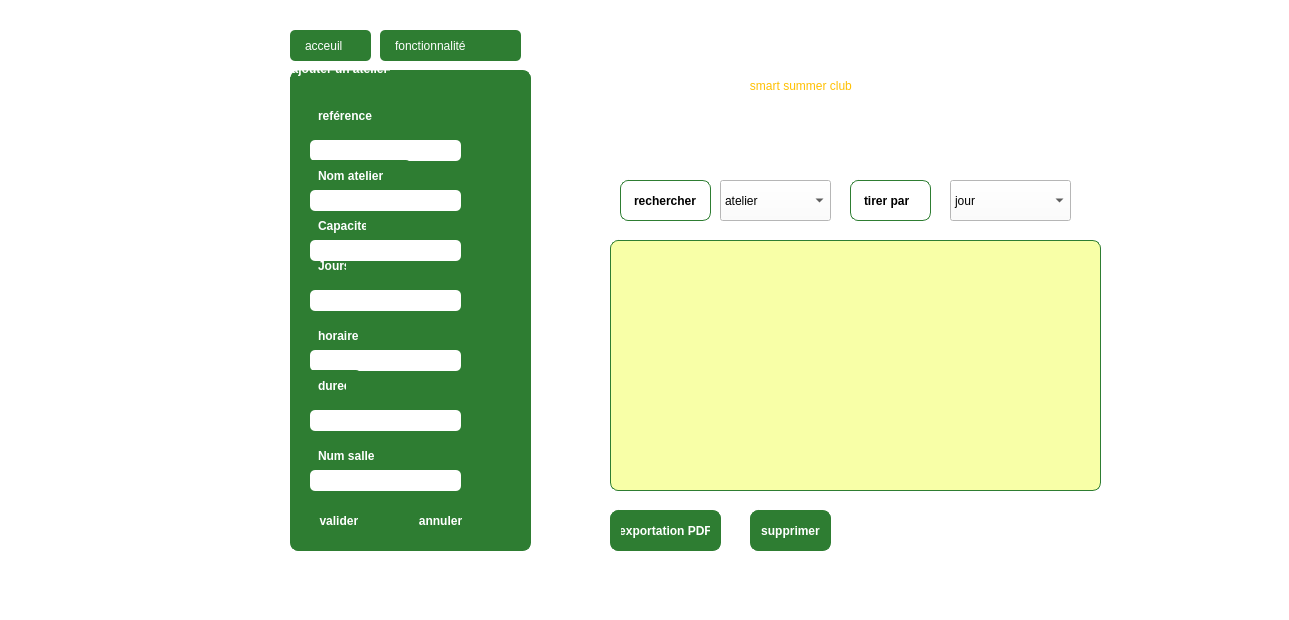
<?xml version="1.0" encoding="UTF-8"?>
<ui version="4.0">
 <class>MainWindow</class>
 <widget class="QMainWindow" name="MainWindow">
  <property name="geometry">
   <rect>
    <x>0</x>
    <y>0</y>
    <width>1289</width>
    <height>620</height>
   </rect>
  </property>
  <property name="windowTitle">
   <string>MainWindow</string>
  </property>
  <property name="styleSheet">
   <string notr="true">background-color: rgb(255, 255, 255);</string>
  </property>
  <widget class="QWidget" name="centralwidget">
   <widget class="QGroupBox" name="groupBox_5">
    <property name="geometry">
     <rect>
      <x>290</x>
      <y>60</y>
      <width>241</width>
      <height>491</height>
     </rect>
    </property>
    <property name="styleSheet">
     <string notr="true">  background-color: #2E7D32;   
font: 12pt &quot;Segoe UI&quot;;
    color: white;                
    border: 1px solid #2e7d32;   
    border-radius: 8px;
    margin-top: 10px;
    padding: 10px;
    font-weight: bold;</string>
    </property>
    <property name="title">
     <string>ajouter un atelier</string>
    </property>
    <widget class="QLineEdit" name="lineEdit_22">
     <property name="geometry">
      <rect>
       <x>20</x>
       <y>70</y>
       <width>151</width>
       <height>31</height>
      </rect>
     </property>
     <property name="styleSheet">
      <string notr="true">   
background-color: rgb(255, 255, 255);
font: 7pt &quot;Segoe UI&quot;;
    color: white;                
    border: none;               
    border-radius: 5px;         
    padding: 8px 15px;          
    text-align: left; </string>
     </property>
    </widget>
    <widget class="QLabel" name="label_26">
     <property name="geometry">
      <rect>
       <x>10</x>
       <y>30</y>
       <width>91</width>
       <height>41</height>
      </rect>
     </property>
     <property name="styleSheet">
      <string notr="true"> background-color: #2E7D32;   
font: 600 7pt &quot;Segoe UI&quot;;
font: 7pt &quot;Segoe UI&quot;;

    color: white;                
    border: none;               
    border-radius: 5px;         
    padding: 8px 15px;          
    text-align: left; </string>
     </property>
     <property name="text">
      <string>reférence</string>
     </property>
    </widget>
    <widget class="QLabel" name="label_27">
     <property name="geometry">
      <rect>
       <x>10</x>
       <y>90</y>
       <width>111</width>
       <height>41</height>
      </rect>
     </property>
     <property name="styleSheet">
      <string notr="true"> background-color: #2E7D32;   
font: 7pt &quot;Segoe UI&quot;;
    color: white;                
    border: none;               
    border-radius: 5px;         
    padding: 8px 15px;          
    text-align: left; </string>
     </property>
     <property name="text">
      <string>Nom atelier</string>
     </property>
    </widget>
    <widget class="QLabel" name="label_28">
     <property name="geometry">
      <rect>
       <x>10</x>
       <y>140</y>
       <width>81</width>
       <height>41</height>
      </rect>
     </property>
     <property name="styleSheet">
      <string notr="true"> background-color: #2E7D32;   
font: 7pt &quot;Segoe UI&quot;;
    color: white;                
    border: none;               
    border-radius: 5px;         
    padding: 8px 15px;          
    text-align: left; </string>
     </property>
     <property name="text">
      <string>Capacite </string>
     </property>
    </widget>
    <widget class="QLineEdit" name="lineEdit_23">
     <property name="geometry">
      <rect>
       <x>20</x>
       <y>120</y>
       <width>151</width>
       <height>31</height>
      </rect>
     </property>
     <property name="styleSheet">
      <string notr="true"> 
background-color: rgb(255, 255, 255);
font: 7pt &quot;Segoe UI&quot;;
    color: white;                
    border: none;               
    border-radius: 5px;         
    padding: 8px 15px;          
    text-align: left; </string>
     </property>
    </widget>
    <widget class="QLabel" name="label_29">
     <property name="geometry">
      <rect>
       <x>30</x>
       <y>230</y>
       <width>63</width>
       <height>20</height>
      </rect>
     </property>
     <property name="text">
      <string/>
     </property>
    </widget>
    <widget class="QLabel" name="label_30">
     <property name="geometry">
      <rect>
       <x>10</x>
       <y>180</y>
       <width>61</width>
       <height>41</height>
      </rect>
     </property>
     <property name="styleSheet">
      <string notr="true"> background-color: #2E7D32;   
font: 7pt &quot;Segoe UI&quot;;
    color: white;                
    border: none;               
    border-radius: 5px;         
    padding: 8px 15px;          
    text-align: left; </string>
     </property>
     <property name="text">
      <string>Jours</string>
     </property>
    </widget>
    <widget class="QLineEdit" name="lineEdit_24">
     <property name="geometry">
      <rect>
       <x>20</x>
       <y>170</y>
       <width>151</width>
       <height>31</height>
      </rect>
     </property>
     <property name="styleSheet">
      <string notr="true"> 
background-color: rgb(255, 255, 255);
font: 7pt &quot;Segoe UI&quot;;
    color: white;                
    border: none;               
    border-radius: 5px;         
    padding: 8px 15px;          
    text-align: left; </string>
     </property>
    </widget>
    <widget class="QLabel" name="label_31">
     <property name="geometry">
      <rect>
       <x>10</x>
       <y>250</y>
       <width>81</width>
       <height>41</height>
      </rect>
     </property>
     <property name="styleSheet">
      <string notr="true"> background-color: #2E7D32;   
font: 7pt &quot;Segoe UI&quot;;
    color: white;                
    border: none;               
    border-radius: 5px;         
    padding: 8px 15px;          
    text-align: left; </string>
     </property>
     <property name="text">
      <string>horaire</string>
     </property>
    </widget>
    <widget class="QLineEdit" name="lineEdit_25">
     <property name="geometry">
      <rect>
       <x>20</x>
       <y>220</y>
       <width>151</width>
       <height>31</height>
      </rect>
     </property>
     <property name="styleSheet">
      <string notr="true"> 
background-color: rgb(255, 255, 255);
font: 7pt &quot;Segoe UI&quot;;
    color: white;                
    border: none;               
    border-radius: 5px;         
    padding: 8px 15px;          
    text-align: left; </string>
     </property>
    </widget>
    <widget class="QLineEdit" name="lineEdit_26">
     <property name="geometry">
      <rect>
       <x>20</x>
       <y>280</y>
       <width>151</width>
       <height>31</height>
      </rect>
     </property>
     <property name="styleSheet">
      <string notr="true"> 
background-color: rgb(255, 255, 255);
font: 7pt &quot;Segoe UI&quot;;
    color: white;                
    border: none;               
    border-radius: 5px;         
    padding: 8px 15px;          
    text-align: left; </string>
     </property>
    </widget>
    <widget class="QLineEdit" name="lineEdit_27">
     <property name="geometry">
      <rect>
       <x>20</x>
       <y>340</y>
       <width>151</width>
       <height>31</height>
      </rect>
     </property>
     <property name="styleSheet">
      <string notr="true"> 
background-color: rgb(255, 255, 255);
font: 7pt &quot;Segoe UI&quot;;
    color: white;                
    border: none;               
    border-radius: 5px;         
    padding: 8px 15px;          
    text-align: left; </string>
     </property>
    </widget>
    <widget class="QLabel" name="label_32">
     <property name="geometry">
      <rect>
       <x>10</x>
       <y>300</y>
       <width>61</width>
       <height>41</height>
      </rect>
     </property>
     <property name="styleSheet">
      <string notr="true"> background-color: #2E7D32;   
font: 7pt &quot;Segoe UI&quot;;
    color: white;                
    border: none;               
    border-radius: 5px;         
    padding: 8px 15px;          
    text-align: left; </string>
     </property>
     <property name="text">
      <string>duree</string>
     </property>
    </widget>
    <widget class="QLabel" name="label_33">
     <property name="geometry">
      <rect>
       <x>10</x>
       <y>370</y>
       <width>91</width>
       <height>41</height>
      </rect>
     </property>
     <property name="styleSheet">
      <string notr="true"> background-color: #2E7D32;   
font: 7pt &quot;Segoe UI&quot;;
    color: white;                
    border: none;               
    border-radius: 5px;         
    padding: 8px 15px;          
    text-align: left; </string>
     </property>
     <property name="text">
      <string>Num salle</string>
     </property>
    </widget>
    <widget class="QLineEdit" name="lineEdit_28">
     <property name="geometry">
      <rect>
       <x>20</x>
       <y>400</y>
       <width>151</width>
       <height>31</height>
      </rect>
     </property>
     <property name="styleSheet">
      <string notr="true"> 
background-color: rgb(255, 255, 255);
font: 7pt &quot;Segoe UI&quot;;
    color: white;                
    border: none;               
    border-radius: 5px;         
    padding: 8px 15px;          
    text-align: left; </string>
     </property>
    </widget>
    <widget class="QPushButton" name="pushButton_7">
     <property name="geometry">
      <rect>
       <x>10</x>
       <y>430</y>
       <width>81</width>
       <height>51</height>
      </rect>
     </property>
     <property name="styleSheet">
      <string notr="true"> background-color: #2E7D32;   
font: 7pt &quot;Segoe UI&quot;;
    color: white;                
    border: 1px solid #2e7d32;   
    border-radius: 8px;
    margin-top: 10px;
    padding: 10px;
    font-weight: bold;</string>
     </property>
     <property name="text">
      <string>valider </string>
     </property>
    </widget>
    <widget class="QPushButton" name="pushButton_8">
     <property name="geometry">
      <rect>
       <x>110</x>
       <y>430</y>
       <width>81</width>
       <height>51</height>
      </rect>
     </property>
     <property name="styleSheet">
      <string notr="true"> background-color: #2E7D32;   
font: 7pt &quot;Segoe UI&quot;;
    color: white;                
    border: 1px solid #2e7d32;   
    border-radius: 8px;
    margin-top: 10px;
    padding: 10px;
    font-weight: bold;
</string>
     </property>
     <property name="text">
      <string>annuler</string>
     </property>
    </widget>
   </widget>
   <widget class="QPushButton" name="pushButton_9">
    <property name="geometry">
     <rect>
      <x>290</x>
      <y>30</y>
      <width>81</width>
      <height>31</height>
     </rect>
    </property>
    <property name="styleSheet">
     <string notr="true"> background-color: #2E7D32;   
font: 600 11pt &quot;Segoe UI&quot;;
font: 10pt &quot;Segoe UI&quot;;
    color: white;                
    border: none;               
    border-radius: 5px;         
    padding: 8px 15px;          
    text-align: left; </string>
    </property>
    <property name="text">
     <string>acceuil</string>
    </property>
   </widget>
   <widget class="QPushButton" name="pushButton_10">
    <property name="geometry">
     <rect>
      <x>380</x>
      <y>30</y>
      <width>141</width>
      <height>31</height>
     </rect>
    </property>
    <property name="styleSheet">
     <string notr="true"> background-color: #2E7D32;   
font: 600 11pt &quot;Segoe UI&quot;;
font: 10pt &quot;Segoe UI&quot;;
    color: white;                
    border: none;               
    border-radius: 5px;         
    padding: 8px 15px;          
    text-align: left; </string>
    </property>
    <property name="text">
     <string>fonctionnalité</string>
    </property>
   </widget>
   <widget class="QWidget" name="widget" native="true">
    <property name="geometry">
     <rect>
      <x>610</x>
      <y>230</y>
      <width>491</width>
      <height>261</height>
     </rect>
    </property>
    <property name="styleSheet">
     <string notr="true">background-color: rgb(248, 255, 167);
  
font: 12pt &quot;Segoe UI&quot;;
    color: white;                
    border: 1px solid #2e7d32;   
    border-radius: 8px;
    margin-top: 10px;
    padding: 10px;
    font-weight: bold;</string>
    </property>
   </widget>
   <widget class="QLabel" name="label">
    <property name="geometry">
     <rect>
      <x>620</x>
      <y>170</y>
      <width>91</width>
      <height>51</height>
     </rect>
    </property>
    <property name="styleSheet">
     <string notr="true">background-color: rgb(255, 255, 255);

font: 8pt &quot;Segoe UI&quot;;
    color: black;                
    border: 1px solid #2e7d32;   
    border-radius: 8px;
    margin-top: 10px;
    padding: 10px;
    font-weight: bold;</string>
    </property>
    <property name="text">
     <string>rechercher </string>
    </property>
   </widget>
   <widget class="QLabel" name="label_4">
    <property name="geometry">
     <rect>
      <x>850</x>
      <y>170</y>
      <width>81</width>
      <height>51</height>
     </rect>
    </property>
    <property name="styleSheet">
     <string notr="true">  
background-color: rgb(255, 255, 255);
font: 8pt &quot;Segoe UI&quot;;
    color: black;                
    border: 1px solid #2e7d32;   
    border-radius: 8px;
    margin-top: 10px;
    padding: 10px;
    font-weight: bold;</string>
    </property>
    <property name="text">
     <string>tirer par</string>
    </property>
   </widget>
   <widget class="QPushButton" name="pushButton_11">
    <property name="geometry">
     <rect>
      <x>610</x>
      <y>500</y>
      <width>111</width>
      <height>51</height>
     </rect>
    </property>
    <property name="styleSheet">
     <string notr="true"> background-color: #2E7D32;   
font: 7pt &quot;Segoe UI&quot;;
    color: white;                
    border: 1px solid #2e7d32;   
    border-radius: 8px;
    margin-top: 10px;
    padding: 10px;
    font-weight: bold;</string>
    </property>
    <property name="text">
     <string>exportation PDF</string>
    </property>
   </widget>
   <widget class="QPushButton" name="pushButton_12">
    <property name="geometry">
     <rect>
      <x>750</x>
      <y>500</y>
      <width>81</width>
      <height>51</height>
     </rect>
    </property>
    <property name="styleSheet">
     <string notr="true"> background-color: #2E7D32;   
font: 7pt &quot;Segoe UI&quot;;
    color: white;                
    border: 1px solid #2e7d32;   
    border-radius: 8px;
    margin-top: 10px;
    padding: 10px;
    font-weight: bold;</string>
    </property>
    <property name="text">
     <string>supprimer</string>
    </property>
   </widget>
   <widget class="QComboBox" name="comboBox">
    <property name="geometry">
     <rect>
      <x>720</x>
      <y>180</y>
      <width>111</width>
      <height>41</height>
     </rect>
    </property>
    <item>
     <property name="text">
      <string>atelier</string>
     </property>
    </item>
   </widget>
   <widget class="QComboBox" name="comboBox_2">
    <property name="geometry">
     <rect>
      <x>950</x>
      <y>180</y>
      <width>121</width>
      <height>41</height>
     </rect>
    </property>
    <item>
     <property name="text">
      <string>jour</string>
     </property>
    </item>
   </widget>
   <widget class="QLabel" name="label_5">
    <property name="geometry">
     <rect>
      <x>610</x>
      <y>30</y>
      <width>131</width>
      <height>101</height>
     </rect>
    </property>
    <property name="text">
     <string/>
    </property>
    <property name="pixmap">
     <pixmap>../../Downloads/logoooooooo.png</pixmap>
    </property>
    <property name="scaledContents">
     <bool>true</bool>
    </property>
   </widget>
   <widget class="QLabel" name="label_12">
    <property name="geometry">
     <rect>
      <x>740</x>
      <y>60</y>
      <width>301</width>
      <height>51</height>
     </rect>
    </property>
    <property name="styleSheet">
     <string notr="true">color: rgb(255, 192, 2);

font: 900 italic 16pt &quot;Segoe UI&quot;;</string>
    </property>
    <property name="text">
     <string>   smart summer club</string>
    </property>
   </widget>
  </widget>
  <widget class="QMenuBar" name="menubar">
   <property name="geometry">
    <rect>
     <x>0</x>
     <y>0</y>
     <width>1289</width>
     <height>18</height>
    </rect>
   </property>
  </widget>
  <widget class="QStatusBar" name="statusbar"/>
 </widget>
 <resources/>
 <connections/>
</ui>
